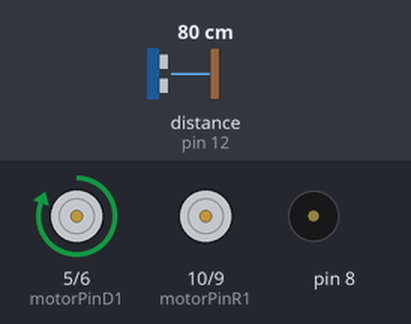
Bench run of a sketch on a simulated Arduino Uno, built with avr-gcc and run on an emulated ATmega328P. Parts: motor-driver pin pairs drawn as motors (green arrow = first pin HIGH = forward, orange = second pin HIGH = backward, longer = more drive), buzzer (waves = sounding). The inputs (shaded band) are chosen by the test bench; at power-on: distance to the obstacle (sensor on pin 12) 80 cm. The echo pulse lasts 58.3 µs per cm; the ROS host is connected and sends only what is stated.

Above: at 1.2 s.
1.3 s: distance to the obstacle (sensor on pin 12) set to 11 cm
2.8 s: distance to the obstacle (sensor on pin 12) set to 8 cm
At 3.6 s:
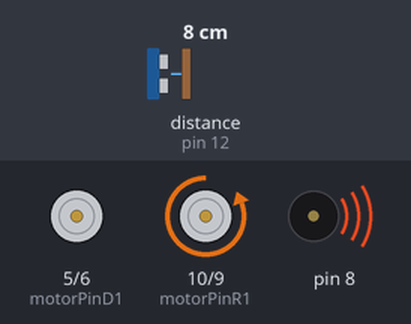
4.3 s: distance to the obstacle (sensor on pin 12) set to 18 cm
At 4.59 s:
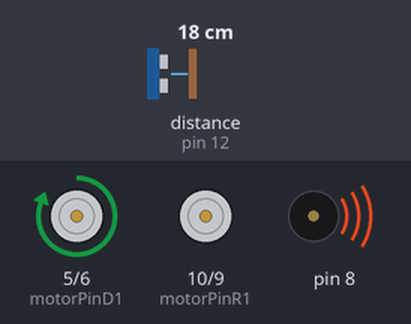
6.3 s: distance to the obstacle (sensor on pin 12) set to 2 cm
At 7.0 s:
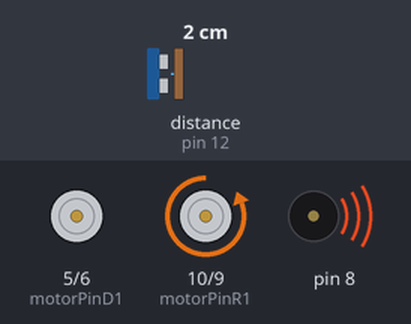
7.8 s: distance to the obstacle (sensor on pin 12) set to 35 cm
At 9.2 s:
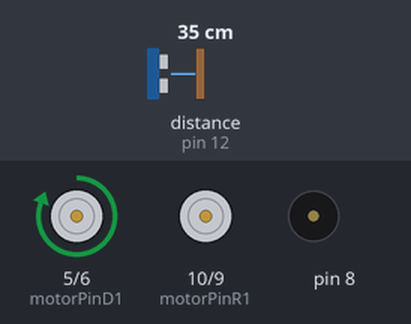
Timing chart, 0 to 10.8 s (numbered marks = the images above; inputs shaded):
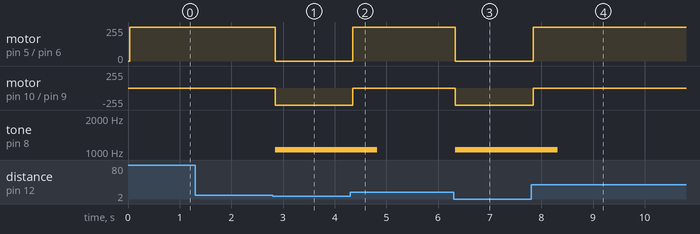

The sketch:

wall_detect_buzzer_ROS.ino
```cpp
#include <ros.h>
#include <std_msgs/Float64.h>
#include <SR04.h>
#include <pitches.h>
#define TRIG_PIN 12
#define ECHO_PIN 11

ros::NodeHandle n_R;
std_msgs::Float64 Range;
ros::Publisher Ultrasonic("Ultrasonic",&Range);

// SR04
SR04 sr04 = SR04(ECHO_PIN,TRIG_PIN);
long a;

//Motor A
const int motorPinD1  = 5;  // Pin 14 of L293
const int motorPinD2  = 6;  // Pin 10 of L293
//Motor B
const int motorPinR1  = 10; // Pin  7 of L293
const int motorPinR2  = 9;  // Pin  2 of L293

// notes in the melody:
int melody[] = { NOTE_C5, NOTE_D5, NOTE_E5, NOTE_F5, NOTE_G5, NOTE_A5, NOTE_B5, NOTE_C6 };
int duration = 500;  // 500 miliseconds

//Set speed control
int speedD = 80;            // 0-255
int speedR = 50;            // 0-255

void setup(){

    n_R.initNode();
    n_R.advertise(Ultrasonic);

   Serial.begin(57600);

    //Set pins as outputs
    pinMode(motorPinD1, OUTPUT);
    pinMode(motorPinD2, OUTPUT);
    pinMode(motorPinR1, OUTPUT);
    pinMode(motorPinR2, OUTPUT);

}
void loop(){

    // Ultrasonic range measure
    a=sr04.Distance();
    Range.data= a;
    Ultrasonic.publish(&Range);

    // Motion Control

    if( a >= 10.0 || a == 0){
      digitalWrite(motorPinD1, HIGH);
      digitalWrite(motorPinD2, LOW);
      digitalWrite(motorPinR1, LOW);
      digitalWrite(motorPinR2, LOW);
    }
    else{
      for (int thisNote = 0; thisNote < 8; thisNote++) {
        // pin8 output the voice, every scale is 0.5 sencond
        tone(8, melody[thisNote], duration);
      }
      digitalWrite(motorPinD1, LOW);
      digitalWrite(motorPinD2, LOW);
      digitalWrite(motorPinR1, LOW);
      digitalWrite(motorPinR2, HIGH);
      }

    n_R.spinOnce();

}
```

Measured:
- the behaviour switches between 10 and 9 cm on distance to the obstacle (sensor on pin 12) (found by bisection; images 0 and 1)
- after the input at 1.3 s, every drawn part: stays the same
- after the input at 2.8 s, motor on pin 5 (motorPinD1) / pin 6 (motorPinD2): forward 255/255 → stopped after 0.05 s; motor on pin 10 (motorPinR1) / pin 9 (motorPinR2): stopped → backward 255/255 after 0.05 s; tone on pin 8: silent → 1047 Hz after 0.05 s
- after the input at 4.3 s, motor on pin 5 (motorPinD1) / pin 6 (motorPinD2): stopped → forward 255/255 after 0.05 s; motor on pin 10 (motorPinR1) / pin 9 (motorPinR2): backward 255/255 → stopped after 0.05 s; tone on pin 8: 1047 Hz → silent after 0.53 s
- after the input at 6.3 s, motor on pin 5 (motorPinD1) / pin 6 (motorPinD2): forward 255/255 → stopped at once; motor on pin 10 (motorPinR1) / pin 9 (motorPinR2): stopped → backward 255/255 at once; tone on pin 8: silent → 1047 Hz at once
- after the input at 7.8 s, motor on pin 5 (motorPinD1) / pin 6 (motorPinD2): stopped → forward 255/255 after 0.05 s; motor on pin 10 (motorPinR1) / pin 9 (motorPinR2): backward 255/255 → stopped after 0.05 s; tone on pin 8: 1047 Hz → silent after 0.52 s
